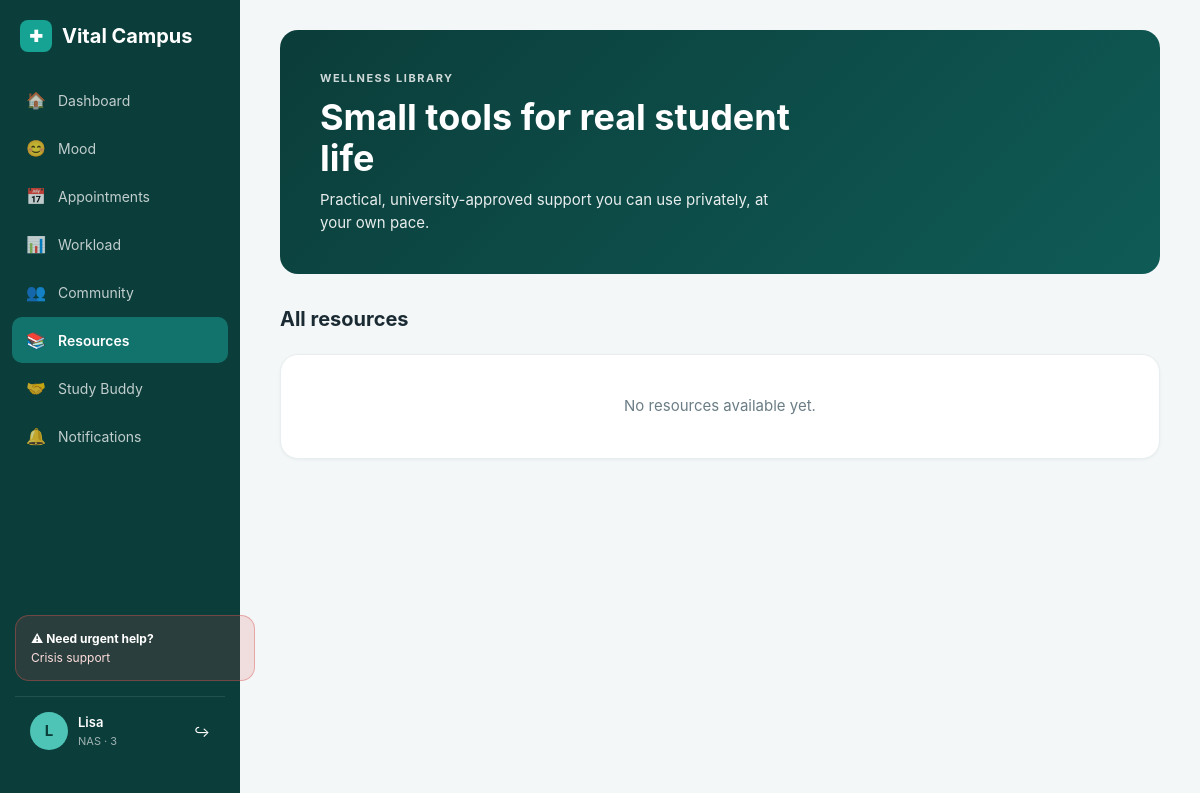
The page /resources (signed in) on the database as committed earlier.
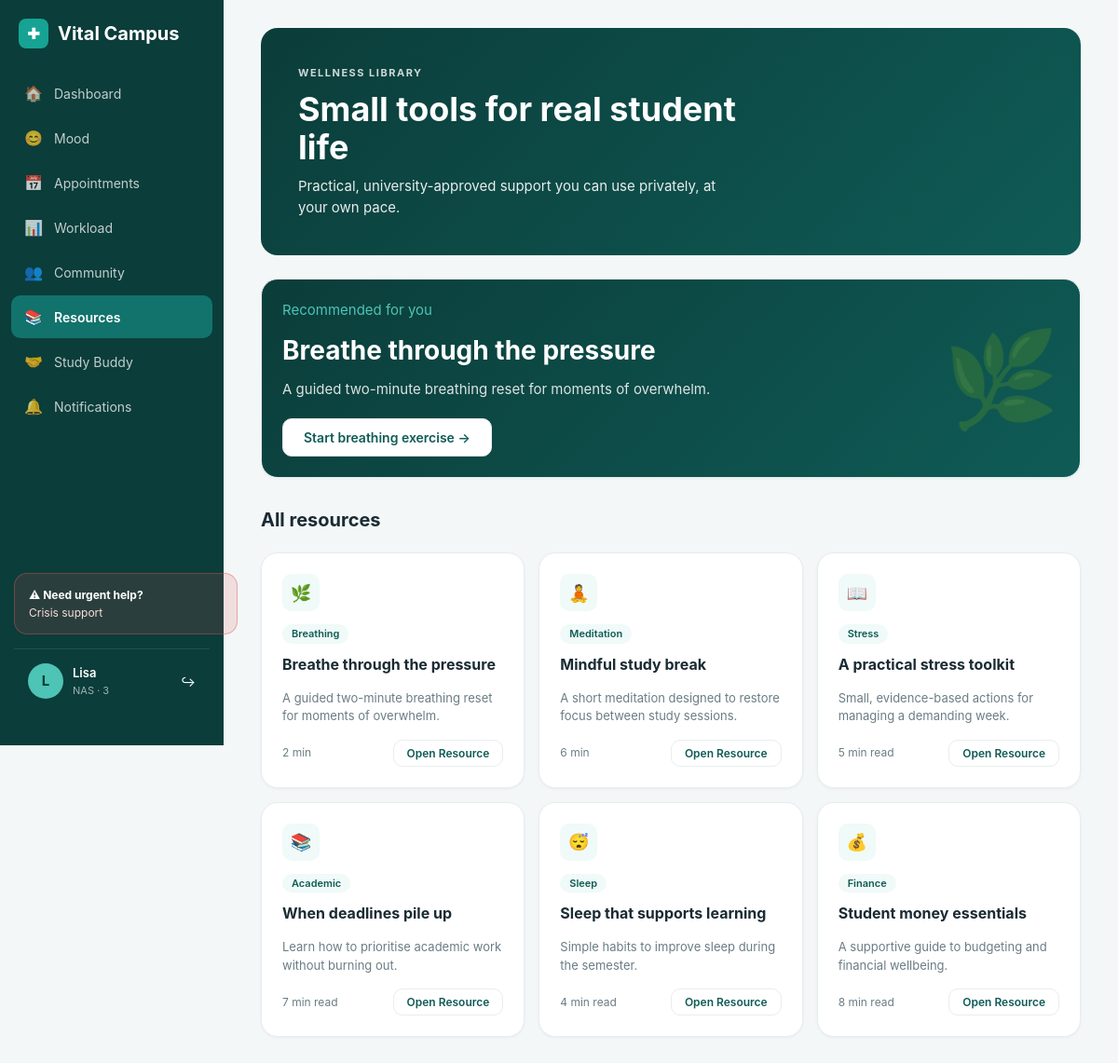
The same page on the database as committed later.
### database.py (models this page shows, shortened)
class User(UserMixin, db.Model):
    __tablename__ = 'users'
    id = db.Column(db.Integer, primary_key=True)
    user_id = db.Column(db.String(36), unique=True, nullable=False, default=lambda: str(uuid.uuid4()))
    student_number = db.Column(db.String(15), unique=True, nullable=False)
    preferred_name = db.Column(db.String(60), nullable=False)
    email = db.Column(db.String(120), unique=True, nullable=False)
    password = db.Column(db.String(200), nullable=False)
    faculty = db.Column(db.String(80), nullable=False)
    year_of_study = db.Column(db.SmallInteger, nullable=False)
    role = db.Column(db.String(20), default='student')
    is_active = db.Column(db.Boolean, default=True)
    created_at = db.Column(db.DateTime, default=datetime.utcnow)
    last_login = db.Column(db.DateTime, nullable=True)
    moods = db.relationship('MoodEntry', backref='user', lazy=True)
    appointments = db.relationship('Appointment', backref='user', lazy=True)
    posts = db.relationship('PeerPost', backref='user', lazy=True)
    notifications = db.relationship('Notification', backref='user', lazy=True)

class Resource(db.Model):
    __tablename__ = 'resources'
    id = db.Column(db.Integer, primary_key=True)
    title = db.Column(db.String(120), nullable=False)
    description = db.Column(db.String(300), nullable=False)
    category = db.Column(db.String(30), nullable=False)
    duration = db.Column(db.String(20), nullable=False)
    icon = db.Column(db.String(10), default='📚')
    featured = db.Column(db.Boolean, default=False)
    created_at = db.Column(db.DateTime, default=datetime.utcnow)

### app.py (the view)
@app.route('/resources')
@login_required
def resources():
    all_resources = Resource.query.order_by(Resource.created_at.asc()).all()
    featured = next((r for r in all_resources if r.featured), None)
    return render_template('resources.html', resources=all_resources, featured=featured)

### app.py (called while the page is built)
@login_manager.user_loader
def load_user(user_id):
    return User.query.get(int(user_id))

### templates/resources.html (shortened to what this page needs)
<!DOCTYPE html>
<html lang="en">
<head>
    <link rel="stylesheet" href="{{ url_for('static', filename='css/style.css') }}">
</head>
<body>
    <div class="layout">
        <aside class="sidebar">
            <div>
                <div class="sidebar-brand"><div class="sidebar-brand-icon">✚</div><span>Vital Campus</span></div>
                <nav class="sidebar-nav">
                    <a href="{{ url_for('dashboard') }}"><i>🏠</i><span>Dashboard</span></a>
                    <a href="{{ url_for('mood') }}"><i>😊</i><span>Mood</span></a>
                    <a href="{{ url_for('booking') }}"><i>📅</i><span>Appointments</span></a>
                    <a href="{{ url_for('workload') }}"><i>📊</i><span>Workload</span></a>
                    <a href="{{ url_for('forum') }}"><i>👥</i><span>Community</span></a>
                    <a href="{{ url_for('resources') }}" class="active"><i>📚</i><span>Resources</span></a>
                    <a href="{{ url_for('studybuddy') }}"><i>🤝</i><span>Study Buddy</span></a>
                    <a href="{{ url_for('notifications') }}"><i>🔔</i><span>Notifications</span></a>
                </nav>
            </div>
            <div>
                <button class="sidebar-crisis" onclick="openCrisisModal()" style="cursor:pointer; width:100%; text-align:left; font-family:inherit;">
                    <strong>⚠ Need urgent help?</strong>
                    Crisis support
                </button>
                <div class="sidebar-user">
                    <div class="sidebar-user-avatar">{{ current_user.preferred_name[0] }}</div>
                    <div class="sidebar-user-info"><div>{{ current_user.preferred_name }}</div><div>NAS · {{ current_user.year_of_study }}</div></div>
                    <a href="{{ url_for('logout') }}" style="margin-left:auto; color:#fff; text-decoration:none; font-size:14px;">↪</a>
                </div>
            </div>
        </aside>
        <main class="main-content">
            <div class="banner">
                <div class="banner-content">
                    <div class="eyebrow">Wellness Library</div>
                    <h1>Small tools for real student life</h1>
                    <p>Practical, university-approved support you can use privately, at your own pace.</p>
                </div>
            </div>
            {% if featured %}
            <div class="card" style="background: linear-gradient(135deg, var(--teal-900), var(--teal-700)); color: white;">
                <div style="display: flex; justify-content: space-between; align-items: center; gap: 20px;">
                    <div>
                        <div class="eyebrow" style="color: var(--teal-400);">Recommended for you</div>
                        <h2 style="font-size: 28px; margin: 10px 0;">{{ featured.title }}</h2>
                        <p style="opacity: 0.85; max-width: 500px;">{{ featured.description }}</p>
                        <button class="btn btn-secondary" style="margin-top: 20px;" onclick="openResource('{{ featured.title }}', '{{ featured.description }}', '{{ featured.duration }}')">Start breathing exercise →</button>
                    </div>
                    <div style="font-size: 100px; opacity: 0.3;">{{ featured.icon }}</div>
                </div>
            </div>
            {% endif %}
            <h3 style="margin: 30px 0 15px 0; font-size: 20px;">All resources</h3>
            <div class="quick-actions" style="grid-template-columns: repeat(3, 1fr);">
                {% for r in resources %}
                <div class="card" style="margin: 0;">
                    <div style="width: 40px; height: 40px; border-radius: 10px; background: var(--teal-50); color: var(--teal-600); display: flex; align-items: center; justify-content: center; font-size: 18px; margin-bottom: 12px;">{{ r.icon }}</div>
                    <div style="font-size: 11px; background: var(--teal-50); color: var(--teal-700); padding: 2px 10px; border-radius: 12px; display: inline-block; margin-bottom: 10px; font-weight: 600;">{{ r.category }}</div>
                    <h3>{{ r.title }}</h3>
                    <p style="color: var(--ink-500); font-size: 13px; margin-bottom: 15px;">{{ r.description }}</p>
                    <div style="display: flex; justify-content: space-between; align-items: center; font-size: 12px; color: var(--ink-500);">
                        <span>{{ r.duration }}</span>
                        <button class="btn btn-secondary" style="padding: 6px 14px; font-size: 12px;" onclick="openResource('{{ r.title }}', '{{ r.description }}', '{{ r.duration }}')">Open Resource</button>
                    </div>
                </div>
                {% else %}
                <div class="card" style="grid-column: span 3; text-align: center; padding: 40px; color: var(--ink-500);">No resources available yet.</div>
                {% endfor %}
            </div>
        </main>
    </div>
</body>
</html>

### static/css/style.css (style rules this page uses)
:root { --teal-900: #0b3d3a; --teal-700: #0f5b56; --teal-600: #12736c; --teal-500: #16a394; --teal-400: #4dc4b5; --teal-100: #e6f7f4; --teal-50: #f0faf8; --amber-500: #e6a23c; --amber-100: #fdf3e2; --red-500: #d9534f; --red-100: #fdeceb; --ink-900: #1a2b33; --ink-700: #334a55; --ink-500: #6b7d85; --ink-300: #b3bfc5; --ink-100: #e8edef; --bg: #f4f7f8; --white: #ffffff; --radius: 14px; --radius-lg: 18px; --shadow-sm: 0 1px 3px rgba(15, 91, 86, 0.06); --shadow-md: 0 4px 14px rgba(15, 91, 86, 0.08); }
* { margin: 0; padding: 0; box-sizing: border-box; }
body { font-family: -apple-system, BlinkMacSystemFont, 'Segoe UI', Roboto, sans-serif; background: var(--bg); color: var(--ink-900); font-size: 15px; line-height: 1.5; }
.layout { display: flex; min-height: 100vh; }
.sidebar { width: 240px; background: var(--teal-900); color: white; padding: 20px 0; position: fixed; top: 0; left: 0; height: 100vh; display: flex; flex-direction: column; justify-content: space-between; }
.sidebar-brand { display: flex; align-items: center; gap: 10px; padding: 0 20px 25px 20px; font-size: 20px; font-weight: 700; color: white; }
.sidebar-brand-icon { width: 32px; height: 32px; background: var(--teal-500); border-radius: 8px; display: flex; align-items: center; justify-content: center; font-size: 16px; }
.sidebar-nav { display: flex; flex-direction: column; gap: 2px; padding: 0 12px; }
.sidebar-nav a { display: flex; align-items: center; gap: 12px; padding: 11px 14px; border-radius: 10px; color: rgba(255,255,255,0.75); text-decoration: none; font-size: 14px; transition: all 0.2s; }
.sidebar-nav a.active { background: var(--teal-600); color: white; font-weight: 600; }
.sidebar-nav a i { width: 20px; text-align: center; font-size: 16px; font-style: normal; }
.sidebar-crisis { margin: 15px; padding: 15px; background: rgba(217, 83, 79, 0.15); border: 1px solid rgba(217, 83, 79, 0.4); border-radius: var(--radius); font-size: 12px; color: #fdd; display: block; }
.sidebar-crisis strong { display: block; margin-bottom: 4px; color: white; }
.sidebar-user { display: flex; align-items: center; gap: 10px; padding: 15px; margin: 15px; border-top: 1px solid rgba(255,255,255,0.1); }
.sidebar-user-avatar { width: 38px; height: 38px; border-radius: 50%; background: var(--teal-400); color: var(--teal-900); display: flex; align-items: center; justify-content: center; font-weight: 700; }
.sidebar-user-info div:first-child { font-weight: 600; font-size: 13px; }
.sidebar-user-info div:last-child { font-size: 11px; opacity: 0.6; }
.main-content { flex: 1; margin-left: 240px; padding: 30px 40px; max-width: 1200px; }
.banner { position: relative; border-radius: var(--radius-lg); padding: 40px; margin-bottom: 25px; color: white; overflow: hidden; background: linear-gradient(135deg, var(--teal-900), var(--teal-700)); min-height: 180px; display: flex; align-items: center; }
.banner-content { position: relative; z-index: 2; max-width: 60%; }
.banner .eyebrow { font-size: 11px; font-weight: 700; letter-spacing: 1.5px; text-transform: uppercase; opacity: 0.8; margin-bottom: 10px; }
.banner h1 { font-size: 36px; margin-bottom: 10px; font-weight: 700; line-height: 1.15; }
.banner p { font-size: 15px; opacity: 0.9; max-width: 500px; }
.card { background: var(--white); border-radius: var(--radius-lg); padding: 22px; margin-bottom: 20px; border: 1px solid var(--ink-100); box-shadow: var(--shadow-sm); }
.card h3 { font-size: 16px; font-weight: 700; margin-bottom: 15px; color: var(--ink-900); }
.quick-actions { display: grid; grid-template-columns: repeat(4, 1fr); gap: 15px; margin-top: 20px; }
.btn { display: inline-block; padding: 11px 22px; border-radius: 10px; font-size: 14px; font-weight: 600; cursor: pointer; border: none; text-decoration: none; text-align: center; transition: all 0.2s; font-family: inherit; }
.btn-secondary { background: var(--white); color: var(--teal-700); border: 1px solid var(--ink-100); }

Rows that differ between the two databases and show on the page:
added Resource: title "Breathe through the pressure", description "A guided two-minute breathing reset for moments of overwhelm.", icon "🌿", category "Breathing", duration "2 min"
added Resource: icon "🧘", category "Meditation", title "Mindful study break", description "A short meditation designed to restore focus between study sessions.", duration "6 min"
added Resource: icon "📖", category "Stress", title "A practical stress toolkit", description "Small, evidence-based actions for managing a demanding week.", duration "5 min read"
added Resource: icon "📚", category "Academic", title "When deadlines pile up", description "Learn how to prioritise academic work without burning out.", duration "7 min read"
added Resource: icon "😴", category "Sleep", title "Sleep that supports learning", description "Simple habits to improve sleep during the semester.", duration "4 min read"
added Resource: icon "💰", category "Finance", title "Student money essentials", description "A supportive guide to budgeting and financial wellbeing.", duration "8 min read"
Other text that changed with them:
text no longer shown: "No resources available yet."
text now shown: "Recommended for you Start breathing exercise →"
